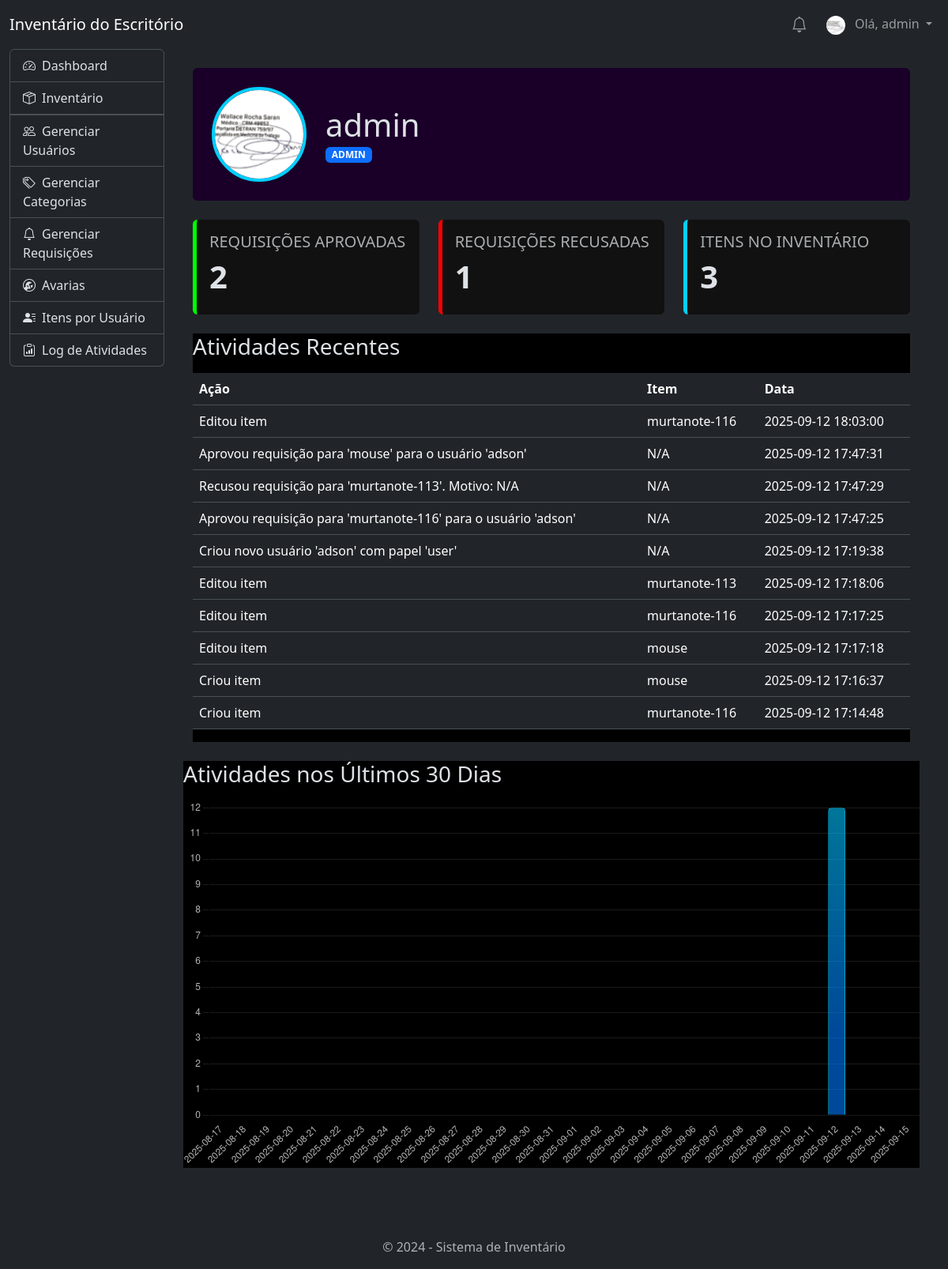
Screenshot of /profile (signed in) with the database file from the repository.
### tables this page shows
CREATE TABLE users (
                id INTEGER PRIMARY KEY AUTOINCREMENT,
                username TEXT UNIQUE NOT NULL,
                password TEXT NOT NULL,
                role TEXT NOT NULL DEFAULT 'user'
            , profile_image_file TEXT);

CREATE TABLE activity_log (
                id INTEGER PRIMARY KEY AUTOINCREMENT,
                user_id INTEGER,
                username TEXT,
                action TEXT,
                item_id INTEGER,
                item_name TEXT,
                timestamp TIMESTAMP DEFAULT CURRENT_TIMESTAMP,
                FOREIGN KEY (user_id) REFERENCES users (id) ON DELETE SET NULL
            );

### app.py (the view, shortened to what this page needs)
@app.route('/profile', methods=('GET', 'POST'))
@login_required
def profile():
    db = get_db()
    user_id = g.user['id']
    stats = {}
    if g.user['role'] == 'admin':
        stats['approved_requests'] = db.execute("SELECT COUNT(id) FROM item_requests WHERE status = 'Aprovado'").fetchone()[0]
        stats['denied_requests'] = db.execute("SELECT COUNT(id) FROM item_requests WHERE status = 'Recusado'").fetchone()[0]
        stats['total_items_added'] = db.execute('SELECT COUNT(id) FROM items').fetchone()[0]
    else:
        stats['total_requests'] = db.execute('SELECT COUNT(id) FROM item_requests WHERE user_id = ?', (user_id,)).fetchone()[0]
        stats['items_in_possession'] = db.execute('SELECT COUNT(id) FROM item_requests WHERE user_id = ? AND status = ?', (user_id, 'Aprovado')).fetchone()[0]
    recent_activities = db.execute(
        'SELECT action, item_name, timestamp FROM activity_log WHERE user_id = ? ORDER BY timestamp DESC LIMIT 10',
        (user_id,)
    ).fetchall()
    from collections import OrderedDict
    activity_by_day = OrderedDict()
    today = date.today()
    for i in range(29, -1, -1):
        day = today - timedelta(days=i)
        activity_by_day[day.strftime("%Y-%m-%d")] = 0
    activity_counts_cursor = db.execute("""
        SELECT strftime('%Y-%m-%d', timestamp) as day, COUNT(id) as count
        FROM activity_log
        WHERE user_id = ? AND timestamp >= date('now', '-30 days')
        GROUP BY day
    """, (user_id,)).fetchall()
    for row in activity_counts_cursor:
        if row['day'] in activity_by_day:
            activity_by_day[row['day']] = row['count']
    chart_labels = list(activity_by_day.keys())
    chart_data = list(activity_by_day.values())
    return render_template(
        'profile.html',
        stats=stats,
        recent_activities=recent_activities,
        chart_labels=chart_labels,
        chart_data=chart_data
    )

### app.py (called while the page is built)
def get_db():
    db = getattr(g, '_database', None)
    if db is None:
        db = g._database = sqlite3.connect(app.config['DATABASE'])
        db.row_factory = sqlite3.Row
    return db

@app.teardown_appcontext
def close_connection(exception):
    db = getattr(g, '_database', None)
    if db is not None:
        db.close()

@app.context_processor
def inject_categories():
    if g.user:
        db = get_db()
        categories = db.execute('SELECT DISTINCT category FROM items WHERE category IS NOT NULL AND category != "" ORDER BY category').fetchall()
        return dict(all_categories=categories)
    return dict(all_categories=[], notifications=[])

@app.context_processor
def inject_notifications():
    if g.user:
        db = get_db()
        notifications = db.execute('SELECT * FROM notifications WHERE user_id = ? AND is_read = 0 ORDER BY created_at DESC', (g.user['id'],)).fetchall()
        return dict(notifications=notifications)
    return dict(notifications=[])

@app.before_request
def load_logged_in_user():
    user_id = session.get('user_id')
    if user_id is None:
        g.user = None
    else:
        g.user = get_db().execute(
            'SELECT * FROM users WHERE id = ?', (user_id,)
        ).fetchone()

def login_required(view):
    @functools.wraps(view)
    def wrapped_view(**kwargs):
        if g.user is None:
            return redirect(url_for('login'))
        return view(**kwargs)
    return wrapped_view

### templates/profile.html (shortened to what this page needs)
{% extends 'base.html' %}
{% block content %}
<div class="container-fluid">
    <div class="row mb-4">
        <div class="col-12">
            <div class="p-4 rounded profile-header" style="background-color: #1a0029;">
                <div class="d-flex align-items-center">
                    <div class="profile-pic-container me-4" onclick="document.getElementById('profilePicInput').click();">
                        {% if g.user.profile_image_file %}
                            <img src="{{ url_for('profile_pic', filename=g.user.profile_image_file) }}" alt="Foto de Perfil" class="profile-pic">
                        {% else %}
                            <img src="https://via.placeholder.com/120/1a0029/00cfff?text={{ g.user.username[0]|upper }}" alt="Foto de Perfil" class="profile-pic">
                        {% endif %}
                    </div>
                    <div>
                        <h1 class="mb-0">{{ g.user.username }}</h1>
                        <span class="badge bg-primary text-uppercase">{{ g.user.role }}</span>
                    </div>
                </div>
            </div>
        </div>
    </div>
    <div class="row g-4 mb-4">
        {% if g.user['role'] == 'admin' %}
            <div class="col-md-4">
                <div class="p-3 rounded h-100 stat-card-minimalist" style="border-color: #00ff00;">
                    <h5 class="text-muted text-uppercase">Requisições Aprovadas</h5><h2 class="display-6 fw-bold">{{ stats.approved_requests }}</h2>
                </div>
            </div>
            <div class="col-md-4">
                <div class="p-3 rounded h-100 stat-card-minimalist" style="border-color: #ff0000;">
                    <h5 class="text-muted text-uppercase">Requisições Recusadas</h5><h2 class="display-6 fw-bold">{{ stats.denied_requests }}</h2>
                </div>
            </div>
            <div class="col-md-4">
                <div class="p-3 rounded h-100 stat-card-minimalist" style="border-color: #00cfff;">
                    <h5 class="text-muted text-uppercase">Itens no Inventário</h5><h2 class="display-6 fw-bold">{{ stats.total_items_added }}</h2>
                </div>
            </div>
        {% endif %}
    </div>
    <div class="row">
        <div class="col-12">
            <div class="table-container" style="background-color: #000000;">
                <h3 class="mb-3">Atividades Recentes</h3>
                {% if recent_activities %}
                    <div class="table-responsive">
                        <table class="table table-futuristic">
                            <thead>
                                <tr>
                                    <th>Ação</th>
                                    <th>Item</th>
                                    <th>Data</th>
                                </tr>
                            </thead>
                            <tbody>
                                {% for activity in recent_activities %}
                                <tr>
                                    <td>{{ activity.action }}</td>
                                    <td>{{ activity.item_name or 'N/A' }}</td>
                                    <td>{{ activity.timestamp.split('.')[0] }}</td>
                                </tr>
                                {% endfor %}
                            </tbody>
                        </table>
                    </div>
                {% else %}
                    <p class="text-center text-muted">Nenhuma atividade recente encontrada.</p>
                {% endif %}
            </div>
        </div>
    </div>
</div>
<div class="row mt-4">
    <div class="col-12">
        <div class="table-container" style="background-color: #000000;">
            <h3 class="mb-3">Atividades nos Últimos 30 Dias</h3>
            <canvas id="activityChart"></canvas>
        </div>
    </div>
</div>
<script>
document.addEventListener('DOMContentLoaded', function () {
    const ctx = document.getElementById('activityChart').getContext('2d');
    const gradient = ctx.createLinearGradient(0, 0, 0, 300);
    gradient.addColorStop(0, 'rgba(0, 199, 255, 0.6)');
    gradient.addColorStop(1, 'rgba(0, 120, 255, 0.6)');
    new Chart(ctx, {
        type: 'bar',
        data: {
            labels: {{ chart_labels|tojson }},
            datasets: [{
                label: 'Número de Atividades',
                data: {{ chart_data|tojson }},
                backgroundColor: gradient,
                borderColor: '#00cfff',
                borderWidth: 1,
                borderRadius: 4,
                hoverBackgroundColor: '#00cfff'
            }]
        },
        options: {
            responsive: true,
            plugins: {
                legend: {
                    display: false
                },
                tooltip: {
                    backgroundColor: 'rgba(0, 0, 0, 0.8)',
                    titleFont: { size: 14, weight: 'bold' },
                    bodyFont: { size: 12 },
                    padding: 10,
                    cornerRadius: 4,
                    displayColors: false
                }
            },
            scales: {
                y: {
                    beginAtZero: true,
                    ticks: {
                        color: 'rgba(255, 255, 255, 0.7)',
                        stepSize: 1 // Garante que o eixo Y tenha apenas números inteiros
                    },
                    grid: { color: 'rgba(255, 255, 255, 0.1)' }
                },
                x: {
                    ticks: { color: 'rgba(255, 255, 255, 0.7)' },
                    grid: { display: false }
                }
            }
        }
    });
});
</script>
{% endblock %}

### templates/base.html (shortened to what this page needs)
<!doctype html>
<html lang="pt-br" data-bs-theme="dark">
<head>
    <link href="https://cdn.jsdelivr.net/npm/bootstrap@5.3.3/dist/css/bootstrap.min.css" rel="stylesheet">
    <link rel="stylesheet" href="https://cdn.jsdelivr.net/npm/bootstrap-icons@1.11.3/font/bootstrap-icons.min.css">
</head>
<body>
    <nav class="navbar navbar-expand-lg navbar-dark bg-dark">
        <div class="container-fluid">
            <a class="navbar-brand" href="{{ url_for('dashboard') }}">Inventário do Escritório</a>
            <div class="navbar-nav d-flex align-items-center">
                {% if g.user %}
                    <div class="nav-item dropdown me-2">
                        <a class="nav-link position-relative" href="#" id="navbarNotificationDropdown" role="button" data-bs-toggle="dropdown" aria-expanded="false">
                            <i class="bi bi-bell fs-5"></i>
                        </a>
                    </div>
                    <div class="nav-item dropdown">
                        <a class="nav-link dropdown-toggle" href="#" id="navbarUserDropdown" role="button" data-bs-toggle="dropdown" aria-expanded="false">
                            {% if g.user.profile_image_file %}
                                <img src="{{ url_for('profile_pic', filename=g.user.profile_image_file) }}" alt="Foto de Perfil" class="rounded-circle me-2" style="width: 24px; height: 24px; object-fit: cover;">
                            {% else %}
                                <i class="bi bi-person-circle me-2"></i>
                            {% endif %}
                            Olá, {{ g.user['username'] }}
                        </a>
                    </div>
                {% else %}
                    <a class="nav-link" href="{{ url_for('login') }}">Login</a>
                    <a class="nav-link" href="{{ url_for('register') }}">Registrar</a>
                {% endif %}
            </div>
        </div>
    </nav>
    <div class="container-fluid">
        <div class="row g-0">
            <aside class="col-md-3 col-lg-2">
                <div class="list-group">
                    <a href="{{ url_for('dashboard') }}" class="list-group-item list-group-item-action {% if request.endpoint == 'dashboard' %}active{% endif %}">
                        <i class="bi bi-speedometer2 me-2"></i>Dashboard
                    </a>
                    {% set inventory_active = request.endpoint in ['index', 'add', 'edit'] %}
                    <a href="#inventory-submenu" data-bs-toggle="collapse" class="list-group-item list-group-item-action {% if inventory_active %}active{% endif %}" aria-expanded="{{ 'true' if inventory_active else 'false' }}">
                        <i class="bi bi-box-seam me-2"></i>Inventário
                    </a>
                    {% if g.user['role'] == 'admin' %}
                        <a href="{{ url_for('manage_users') }}" class="list-group-item list-group-item-action {% if request.endpoint == 'manage_users' %}active{% endif %}">
                            <i class="bi bi-people me-2"></i>Gerenciar Usuários
                        </a>
                        <a href="{{ url_for('manage_categories') }}" class="list-group-item list-group-item-action {% if request.endpoint == 'manage_categories' %}active{% endif %}">
                            <i class="bi bi-tags me-2"></i>Gerenciar Categorias
                        </a>
                        <a href="{{ url_for('manage_requests') }}" class="list-group-item list-group-item-action {% if request.endpoint == 'manage_requests' %}active{% endif %}">
                            <i class="bi bi-bell me-2"></i>Gerenciar Requisições
                        </a>
                        <a href="{{ url_for('broken_items') }}" class="list-group-item list-group-item-action {% if request.endpoint == 'broken_items' %}active{% endif %}">
                            <i class="bi bi-wrench-adjustable-circle me-2"></i>Avarias
                        </a>
                        <a href="{{ url_for('user_assets') }}" class="list-group-item list-group-item-action {% if request.endpoint == 'user_assets' %}active{% endif %}">
                            <i class="bi bi-person-lines-fill me-2"></i>Itens por Usuário
                        </a>
                        <a href="{{ url_for('logs') }}" class="list-group-item list-group-item-action {% if request.endpoint == 'logs' %}active{% endif %}">
                            <i class="bi bi-clipboard-data me-2"></i>Log de Atividades
                        </a>
                    {% endif %}
                </div>
            </aside>
            <main class="col-md-9 col-lg-10 p-4">
                {% block content %}
                {% endblock %}
            </main>
        </div>
    </div>
    <div class="container-fluid">
        <footer class="text-center text-muted mt-5 py-3">
            <p class="mb-0">&copy; 2024 - Sistema de Inventário</p>
        </footer>
    </div>
</body>
</html>

### templates/profile.html (style rules this page uses)
.profile-header { position: relative; }
.profile-pic-container { position: relative; width: 120px; height: 120px; }
.profile-pic { width: 100%; height: 100%; object-fit: cover; border-radius: 50%; border: 4px solid #00cfff; }
.stat-card-minimalist { background-color: #111; border-left: 5px solid; transition: transform 0.2s ease; }

### rows the page displays
users: profile_image_file (picture), user.username "admin", user.role "ADMIN"
activity_log: action "Editou item", item_name "murtanote-116", timestamp "2025-09-12 18:03:00"
activity_log: action "Aprovou requisição para 'mouse' para o usuário 'adson'", item_name "N/A", timestamp "2025-09-12 17:47:31"
activity_log: action "Recusou requisição para 'murtanote-113'. Motivo: N/A", item_name "N/A", timestamp "2025-09-12 17:47:29"
activity_log: action "Aprovou requisição para 'murtanote-116' para o usuário 'adson'", item_name "N/A", timestamp "2025-09-12 17:47:25"
activity_log: action "Criou novo usuário 'adson' com papel 'user'", item_name "N/A", timestamp "2025-09-12 17:19:38"
activity_log: action "Editou item", item_name "murtanote-113", timestamp "2025-09-12 17:18:06"
activity_log: action "Editou item", item_name "murtanote-116", timestamp "2025-09-12 17:17:25"
activity_log: action "Editou item", item_name "mouse", timestamp "2025-09-12 17:17:18"
activity_log: action "Criou item", item_name "mouse", timestamp "2025-09-12 17:16:37"
activity_log: action "Criou item", item_name "murtanote-116", timestamp "2025-09-12 17:14:48"

### other values shown
{{ stats.approved_requests }} "2"
{{ stats.denied_requests }} "1"
{{ stats.total_items_added }} "3"
chart data {{ chart_data|tojson }} [0, 0, 0, 0, 0, 0, 0, 0, 0, 0, 0, 0, 0, 0, 0, 0, 0, 0, 0, 0, 0, 0, 0, 0, 0, 0, 12, 0, 0, 0]
